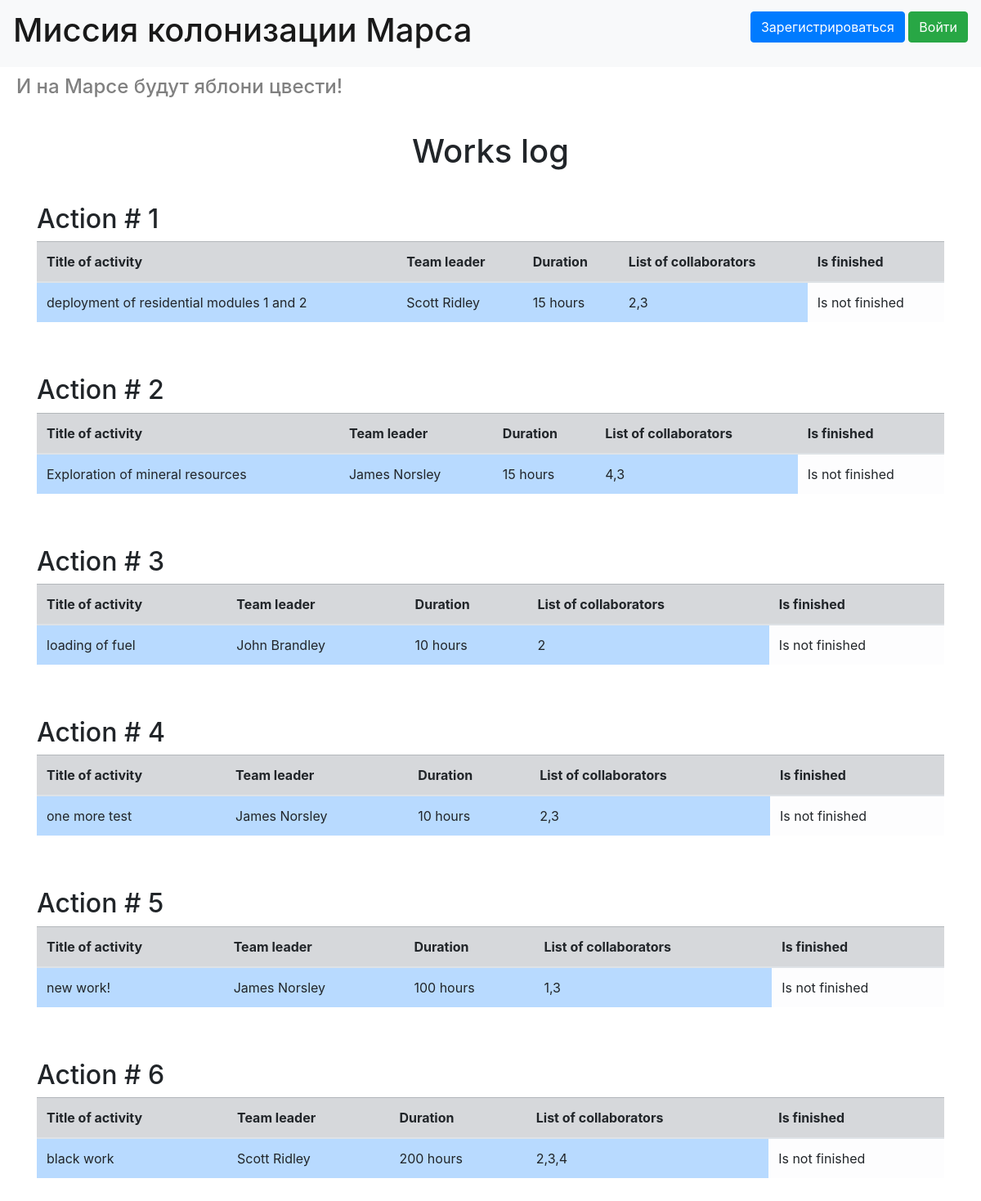
Before: / with the older database file.
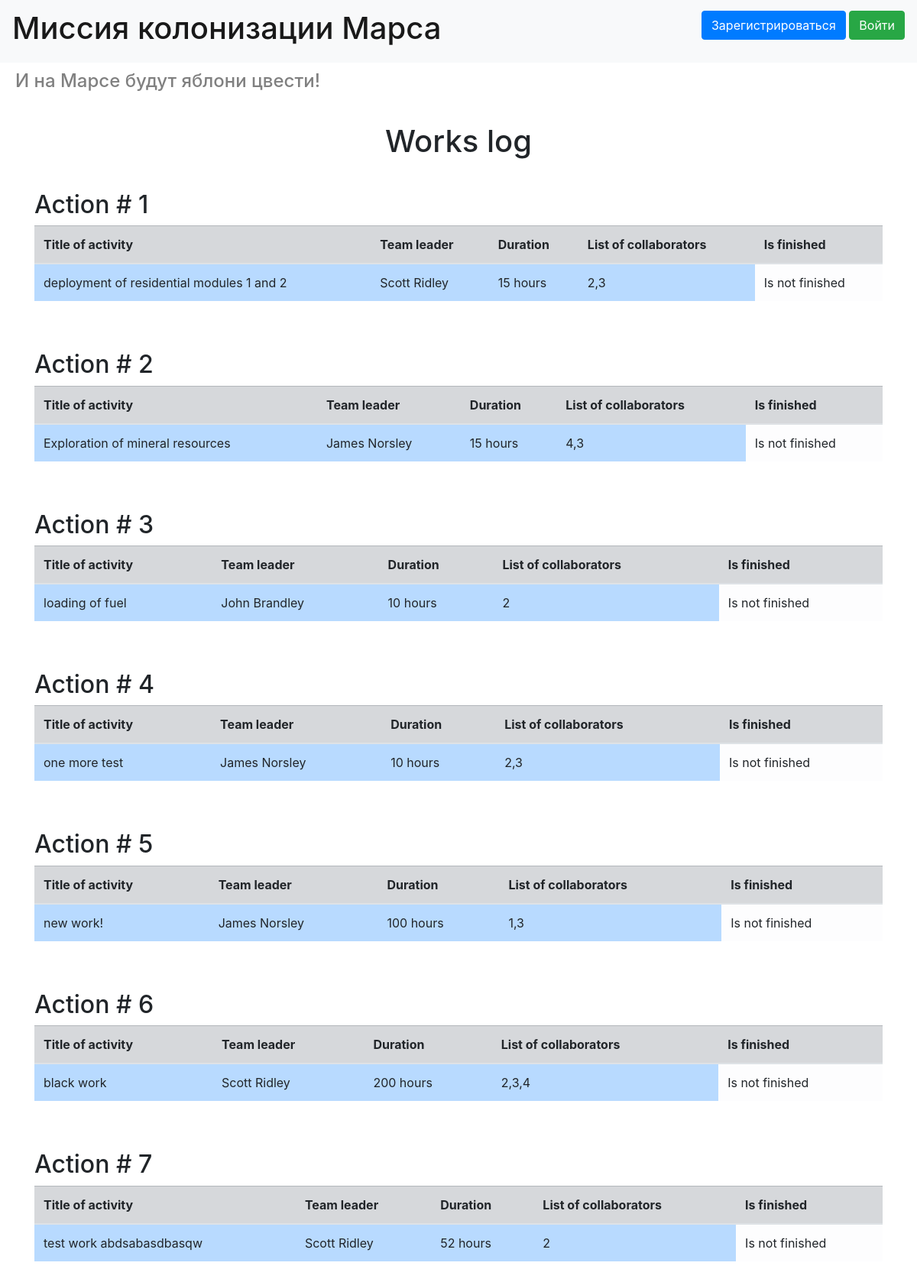
After: the same page with the newer database file.
### data/jobs.py (models this page shows, shortened)
class Jobs(SqlAlchemyBase, SerializerMixin):
    __tablename__ = 'jobs'
    id = sqlalchemy.Column(sqlalchemy.Integer, primary_key=True, autoincrement=True)
    team_leader = sqlalchemy.Column(sqlalchemy.Integer, sqlalchemy.ForeignKey('users.id'))
    creater = sqlalchemy.Column(sqlalchemy.String)
    job = sqlalchemy.Column(sqlalchemy.String, nullable=True)
    work_size = sqlalchemy.Column(sqlalchemy.Integer, nullable=True)
    collaborators = sqlalchemy.Column(sqlalchemy.String, nullable=True)
    start_date = sqlalchemy.Column(sqlalchemy.String, nullable=True)
    end_date = sqlalchemy.Column(sqlalchemy.String, nullable=True)
    is_finished = sqlalchemy.Column(sqlalchemy.Boolean, nullable=True, default=False)
    user = orm.relationship("User")

### data/users.py (models this page shows, shortened)
class User(SqlAlchemyBase, UserMixin, SerializerMixin):
    __tablename__ = 'users'
    id = sqlalchemy.Column(sqlalchemy.Integer, primary_key=True, autoincrement=True)
    name = sqlalchemy.Column(sqlalchemy.String, nullable=True)
    surname = sqlalchemy.Column(sqlalchemy.String, nullable=True)
    age = sqlalchemy.Column(sqlalchemy.Integer, nullable=True)
    position = sqlalchemy.Column(sqlalchemy.String, nullable=True)
    speciality = sqlalchemy.Column(sqlalchemy.String, nullable=True)
    address = sqlalchemy.Column(sqlalchemy.String, nullable=True)
    email = sqlalchemy.Column(sqlalchemy.String, index=True, unique=True, nullable=False)
    hashed_password = sqlalchemy.Column(sqlalchemy.String, nullable=True)
    created_date = sqlalchemy.Column(sqlalchemy.DateTime, default=datetime.datetime.now)
    jobs = orm.relationship("Jobs", back_populates='user')
    departments = orm.relationship('Department', back_populates='user')

### main.py (the view)
@app.route('/')
def users():
    db_sess = db_session.create_session()
    lst = [i.id for i in db_sess.query(User).filter(User.position == 'captain')]
    return render_template('index.html', jobs=db_sess.query(Jobs), colonists=db_sess.query(User), captains=lst)

### data/db_session.py (called while the page is built)
def create_session() -> Session:
    global __factory
    return __factory()

### templates/index.html (shortened to what this page needs)
{% extends "base.html" %}
{% block content %}
<h1 style="text-align: center; margin: 40px">Works log</h1>
{% for job in jobs %}
<h2>Action # {{job.id}}</h2>
<table class="table">
    <thead>
    <tr class="table-secondary">
        <th>Title of activity</th>
        <th>Team leader</th>
        <th>Duration</th>
        <th>List of collaborators</th>
        <th>Is finished</th>
    </tr>
    </thead>
    <tbody>
    <tr>
        <td class="table-primary">{{job.job}}</td>
        {% for colonist in colonists %}
        {% if colonist.id == job.team_leader%}
        <td class="table-primary">{{colonist.surname}} {{colonist.name}}</td>
        {% endif%}
        {% endfor %}
        <td class="table-primary">{{job.work_size}} hours</td>
        <td class="table-primary">{{job.collaborators}}</td>
        {% if job.is_finished == False%}
        <td class="table-light">Is not finished</td>
        {% else %}
        <td class="table-light">Is finished</td>
        {% endif %}
    </tr>
    </tbody>
</table>
<br>
<br>
{% endfor %}
{% endblock %}

### templates/base.html (shortened to what this page needs)
<!doctype html>
<html lang="en">
<head>
    <link rel="stylesheet"
          href="https://stackpath.bootstrapcdn.com/bootstrap/4.4.1/css/bootstrap.min.css"
>
</head>
<body>
<header>
    <nav class="navbar navbar-light bg-light">
        <a class="navbar-brand" href="#"><h1>Миссия колонизации Марса</h1></a>
        {% if current_user.is_authenticated %}
        <a class="navbar-brand" href="/logout">{{ current_user.name }}</a>
        {% else %}
        <p>
            <a class="btn btn-primary " href="/register">Зарегистрироваться</a>
            <a class="btn btn-success" href="/login">Войти</a>
        </p>
        {% endif %}
    </nav>
    <div>
        <h4 style="color: gray; margin: 10px 10px 10px 20px;">И на Марсе будут яблони цвести!</h4>
    </div>
</header>
<main role="main" class="container">
    {% block content %}{% endblock %}
</main>
</body>
</html>

Changed rows visible on the page:
added Jobs: id "7", job "test work abdsabasdbasqw", work_size "52", collaborators "2", is_finished "Is not finished", User (surname "Scott", name "Ridley")
